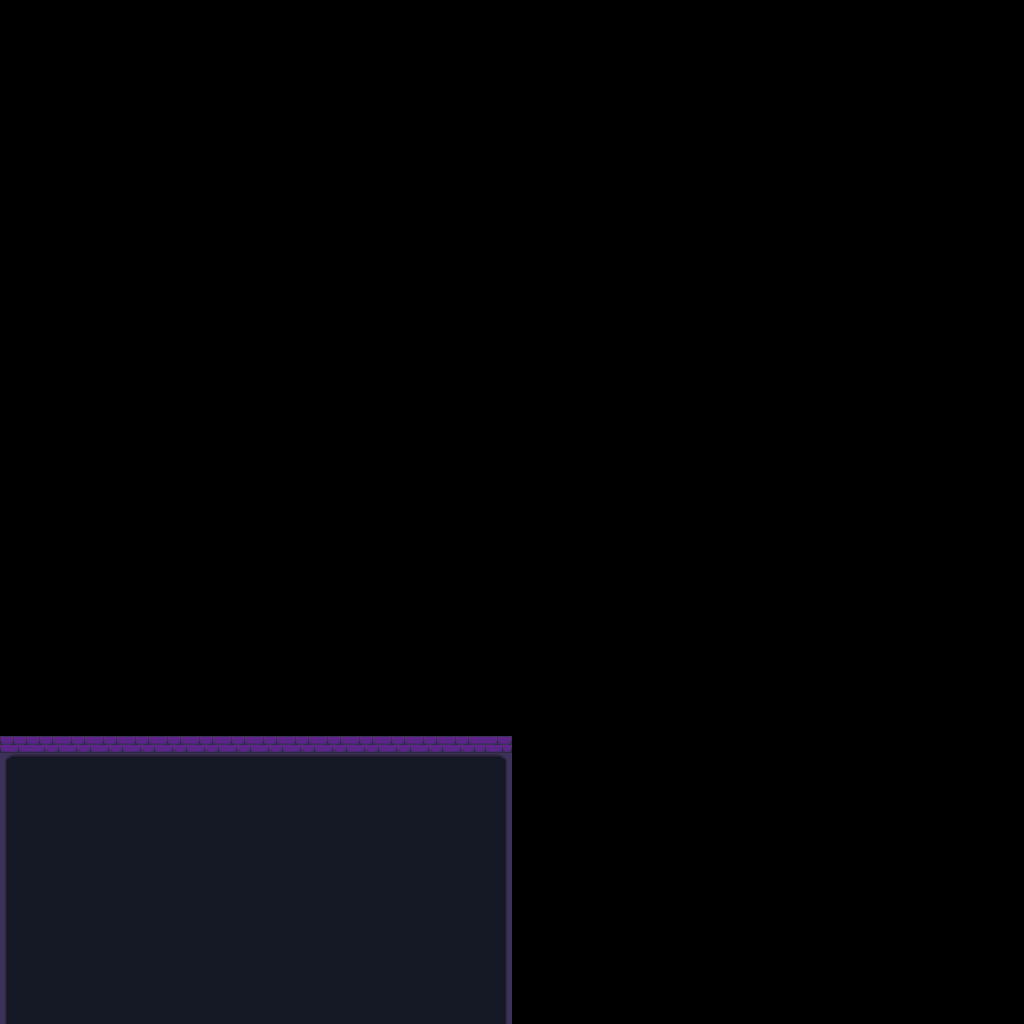

A 2D game scene composited from a Tiled map and its tileset images. What follows is a short description and the map's XML, with every tile layer's data as written:
An orthogonal 32x32 tile map with 32x32 px tiles, 1 tile layer (Tile Layer 1).

<map version="1.2" tiledversion="2018.12.22" orientation="orthogonal" renderorder="left-down" width="32" height="32" tilewidth="32" tileheight="32" infinite="0" nextlayerid="2" nextobjectid="1">
 <tileset firstgid="1" source="../tileset/tiles_castle.tsx" />
 <layer id="1" name="Tile Layer 1" width="32" height="32">
  <data encoding="csv">
0,0,0,0,0,0,0,0,0,0,0,0,0,0,0,0,0,0,0,0,0,0,0,0,0,0,0,0,0,0,0,0,
0,0,0,0,0,0,0,0,0,0,0,0,0,0,0,0,0,0,0,0,0,0,0,0,0,0,0,0,0,0,0,0,
0,0,0,0,0,0,0,0,0,0,0,0,0,0,0,0,0,0,0,0,0,0,0,0,0,0,0,0,0,0,0,0,
0,0,0,0,0,0,0,0,0,0,0,0,0,0,0,0,0,0,0,0,0,0,0,0,0,0,0,0,0,0,0,0,
0,0,0,0,0,0,0,0,0,0,0,0,0,0,0,0,0,0,0,0,0,0,0,0,0,0,0,0,0,0,0,0,
0,0,0,0,0,0,0,0,0,0,0,0,0,0,0,0,0,0,0,0,0,0,0,0,0,0,0,0,0,0,0,0,
0,0,0,0,0,0,0,0,0,0,0,0,0,0,0,0,0,0,0,0,0,0,0,0,0,0,0,0,0,0,0,0,
0,0,0,0,0,0,0,0,0,0,0,0,0,0,0,0,0,0,0,0,0,0,0,0,0,0,0,0,0,0,0,0,
0,0,0,0,0,0,0,0,0,0,0,0,0,0,0,0,0,0,0,0,0,0,0,0,0,0,0,0,0,0,0,0,
0,0,0,0,0,0,0,0,0,0,0,0,0,0,0,0,0,0,0,0,0,0,0,0,0,0,0,0,0,0,0,0,
0,0,0,0,0,0,0,0,0,0,0,0,0,0,0,0,0,0,0,0,0,0,0,0,0,0,0,0,0,0,0,0,
0,0,0,0,0,0,0,0,0,0,0,0,0,0,0,0,0,0,0,0,0,0,0,0,0,0,0,0,0,0,0,0,
0,0,0,0,0,0,0,0,0,0,0,0,0,0,0,0,0,0,0,0,0,0,0,0,0,0,0,0,0,0,0,0,
0,0,0,0,0,0,0,0,0,0,0,0,0,0,0,0,0,0,0,0,0,0,0,0,0,0,0,0,0,0,0,0,
0,0,0,0,0,0,0,0,0,0,0,0,0,0,0,0,0,0,0,0,0,0,0,0,0,0,0,0,0,0,0,0,
0,0,0,0,0,0,0,0,0,0,0,0,0,0,0,0,0,0,0,0,0,0,0,0,0,0,0,0,0,0,0,0,
0,0,0,0,0,0,0,0,0,0,0,0,0,0,0,0,0,0,0,0,0,0,0,0,0,0,0,0,0,0,0,0,
0,0,0,0,0,0,0,0,0,0,0,0,0,0,0,0,0,0,0,0,0,0,0,0,0,0,0,0,0,0,0,0,
0,0,0,0,0,0,0,0,0,0,0,0,0,0,0,0,0,0,0,0,0,0,0,0,0,0,0,0,0,0,0,0,
0,0,0,0,0,0,0,0,0,0,0,0,0,0,0,0,0,0,0,0,0,0,0,0,0,0,0,0,0,0,0,0,
0,0,0,0,0,0,0,0,0,0,0,0,0,0,0,0,0,0,0,0,0,0,0,0,0,0,0,0,0,0,0,0,
0,0,0,0,0,0,0,0,0,0,0,0,0,0,0,0,0,0,0,0,0,0,0,0,0,0,0,0,0,0,0,0,
0,0,0,0,0,0,0,0,0,0,0,0,0,0,0,0,0,0,0,0,0,0,0,0,0,0,0,0,0,0,0,0,
5,3,3,3,3,3,3,3,3,3,3,3,3,3,3,6,0,0,0,0,0,0,0,0,0,0,0,0,0,0,0,0,
9,8,8,8,8,8,8,8,8,8,8,8,8,8,8,10,0,0,0,0,0,0,0,0,0,0,0,0,0,0,0,0,
9,8,8,8,8,8,8,8,8,8,8,8,8,8,8,10,0,0,0,0,0,0,0,0,0,0,0,0,0,0,0,0,
9,8,8,8,8,8,8,8,8,8,8,8,8,8,8,10,0,0,0,0,0,0,0,0,0,0,0,0,0,0,0,0,
9,8,8,8,8,8,8,8,8,8,8,8,8,8,8,10,0,0,0,0,0,0,0,0,0,0,0,0,0,0,0,0,
9,8,8,8,8,8,8,8,8,8,8,8,8,8,8,10,0,0,0,0,0,0,0,0,0,0,0,0,0,0,0,0,
9,8,8,8,8,8,8,8,8,8,8,8,8,8,8,10,0,0,0,0,0,0,0,0,0,0,0,0,0,0,0,0,
9,8,8,8,8,8,8,8,8,8,8,8,8,8,8,10,0,0,0,0,0,0,0,0,0,0,0,0,0,0,0,0,
9,8,8,8,8,8,8,8,8,8,8,8,8,8,8,10,0,0,0,0,0,0,0,0,0,0,0,0,0,0,0,0
</data>
 </layer>
</map>
